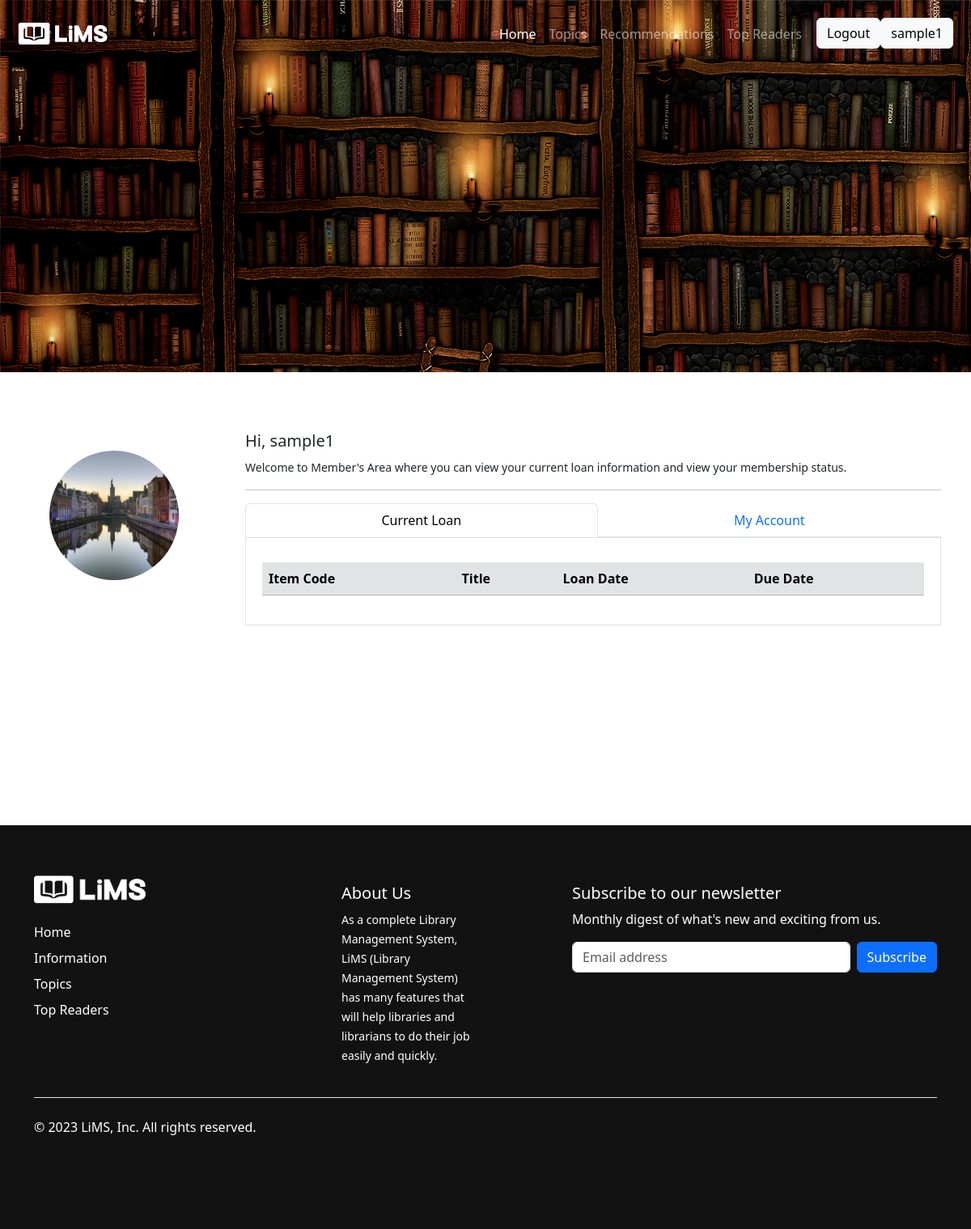
Screenshot of /profile (signed in) with the database file from the repository.
### sampleApp/models.py (models this page shows)
class User(AbstractUser):
    username = models.CharField(
        max_length=150,
        unique=True,
        default='default_username'
    )
    user_permissions = models.ManyToManyField(
        'auth.Permission',
        verbose_name='user permissions',
        blank=True,
        related_name='custom_user_set'
    )
    groups = models.ManyToManyField(
        'auth.Group',
        verbose_name='user groups',
        blank=True,
        related_name='custom_user_set'
    )
    email = models.EmailField(unique=True)
    profile_image = models.ImageField(
        upload_to='covers/profile', default='covers/profile/user.png')

### sampleApp/views.py (the view)
# urls.py: path('profile', views.profile, name="profile"),
def profile(request):
    if request.user.is_authenticated:
        user = request.user
        issued_books = BookIssue.objects.select_related(
            'book').filter(user=user)
        all_books = BookIssue.objects.select_related('book')
        all_users = User.objects.all()
        return render(request, 'profile.html', {'user': user, 'all_users': all_users, 'issued_books': issued_books, 'all_books': all_books})
    else:
        return redirect('login')

### templates/profile.html (shortened to what this page needs)
{% load static %}
<!DOCTYPE html>
<html lang="en">
  <head>
    <link
      href="https://cdn.jsdelivr.net/npm/bootstrap@5.3.1/dist/css/bootstrap.min.css"
      rel="stylesheet"
    />
  </head>
  <body>
    <div
      class="header-background"
      style="height: 460px; background-image: url(static/images/bg.jpg)"
    >
      <nav class="navbar navbar-expand-lg navbar-dark shadow-5-strong">
        <div class="container-fluid">
          <a class="navbar-brand" href="/#">
            <img
              src="{% static 'images/logo-bw.png' %}"
              alt=""
              style="height: 58px"
            />
          </a>
          <div class="collapse navbar-collapse" id="navbarText">
            <ul class="navbar-nav mb-2 mb-lg-0 justify-content-end">
              <li class="nav-item">
                <a class="nav-link active" aria-current="page" href="/#"
                  >Home</a
                >
              </li>
              <li class="nav-item">
                <a class="nav-link" href="/#topics">Topics</a>
              </li>
              <li class="nav-item">
                <a class="nav-link" href="/#recom">Recommendations</a>
              </li>
              <li class="nav-item">
                <a class="nav-link" href="/#topread">Top Readers</a>
              </li>
              {% if user.is_authenticated %}
              <li class="nav-item login-reg-btn">
                <div class="btn-group" role="group" aria-label="Basic example">
                  <a href="/logout"
                    ><button type="button" class="btn btn-light">
                      Logout
                    </button></a
                  >
                  <a href="/profile"
                    ><button type="button" class="btn btn-light">
                      {{user.username}}
                    </button></a
                  >
                </div>
              </li>
              {% endif %}
            </ul>
          </div>
        </div>
      </nav>
    </div>
    <div class="container-fluid body-content">
      <div class="d-flex user-content">
        <div class="pfp-section">
          <div class="p-4 d-flex justify-content-center">
            <img
              src="{{user.profile_image.url}}"
              class="pfp-img"
              alt=""
              style="height: 160px; width: 160px; object-fit: cover"
            />
          </div>
        </div>
        <div class="flex-grow-1 user-details">
          <h5>Hi, {{user.username}}</h5>
          <small
            >Welcome to Member's Area where you can view your current loan
            information and view your membership status.</small
          >
          <hr />
          <ul class="nav nav-tabs nav-fill" id="myTab" role="tablist">
            <li class="nav-item" role="presentation">
              <button
                class="nav-link active"
                id="current-tab"
                data-bs-toggle="tab"
                data-bs-target="#current-tab-pane"
                type="button"
                role="tab"
                aria-controls="current-tab-pane"
                aria-selected="true"
              >
                Current Loan
              </button>
            </li>
            <li class="nav-item" role="presentation">
              <button
                class="nav-link"
                id="account-tab"
                data-bs-toggle="tab"
                data-bs-target="#account-tab-pane"
                type="button"
                role="tab"
                aria-controls="account-tab-pane"
                aria-selected="false"
              >
                My Account
              </button>
            </li>
          </ul>
          <div class="tab-content" id="myTabContent">
            <div
              class="tab-pane fade show active user-tab"
              id="current-tab-pane"
              role="tabpanel"
              aria-labelledby="current-tab"
              tabindex="0"
            >
              <table class="table table-hover user-table">
                <thead>
                  <tr class="table-secondary">
                    <th scope="col">Item Code</th>
                    <th scope="col">Title</th>
                    <th scope="col">Loan Date</th>
                    <th scope="col">Due Date</th>
                  </tr>
                </thead>
              </table>
            </div>
          </div>
        </div>
      </div>
    </div>
    <div class="container-fluid footer-section">
      <div class="container">
        <footer class="py-5">
          <div class="row">
            <div class="col-6 col-md-2 mb-3">
              <h5>
                <img
                  src="{% static 'images/logo-bw-ftr.png' %}"
                  alt=""
                  height="64px"
                />
              </h5>
              <ul class="nav flex-column">
                <li class="nav-item mb-2">
                  <a href="#" class="nav-link p-0">Home</a>
                </li>
                <li class="nav-item mb-2">
                  <a href="#" class="nav-link p-0">Information</a>
                </li>
                <li class="nav-item mb-2">
                  <a href="#" class="nav-link p-0">Topics</a>
                </li>
                <li class="nav-item mb-2">
                  <a href="#" class="nav-link p-0">Top Readers</a>
                </li>
              </ul>
            </div>
            <div class="col-6 col-md-2 mb-3"></div>
            <div class="col-6 col-md-2 mb-3">
              <br />
              <h5>About Us</h5>
              <small
                >As a complete Library Management System, LiMS (Library
                Management System) has many features that will help libraries
                and librarians to do their job easily and quickly.</small
              >
            </div>
            <div class="col-md-5 offset-md-1 mb-3">
              <br />
              <form>
                <h5>Subscribe to our newsletter</h5>
                <p>Monthly digest of what's new and exciting from us.</p>
                <div class="d-flex flex-column flex-sm-row w-100 gap-2">
                  <input
                    id="newsletter1"
                    type="text"
                    class="form-control"
                    placeholder="Email address"
                  />
                  <button class="btn btn-primary" type="button">
                    Subscribe
                  </button>
                </div>
              </form>
            </div>
          </div>
          <div
            class="d-flex flex-column flex-sm-row justify-content-between py-4 my-4 border-top"
          >
            <p>© 2023 LiMS, Inc. All rights reserved.</p>
            <ul class="list-unstyled d-flex">
              <li class="ms-3">
                <a class="link-dark" href="#"
                  ><svg class="bi" width="24" height="24">
                    <use xlink:href="#twitter"></use></svg
                ></a>
              </li>
              <li class="ms-3">
                <a class="link-dark" href="#"
                  ><svg class="bi" width="24" height="24">
                    <use xlink:href="#instagram"></use></svg
                ></a>
              </li>
              <li class="ms-3">
                <a class="link-dark" href="#"
                  ><svg class="bi" width="24" height="24">
                    <use xlink:href="#facebook"></use></svg
                ></a>
              </li>
            </ul>
          </div>
        </footer>
      </div>
    </div>
  </body>
</html>

### templates/profile.html (style rules this page uses)
.navbar-nav { margin-left: auto; }
.body-content { padding-top: 3em; }
.user-content { gap: 0.5em; }
.pfp-section { background-color: #ffffff; height: 512px; padding: 25px; }
.pfp-img { border-radius: 50%; }
.login-reg-btn { margin: 0 10px; }
.user-details { background-color: #ffffff; padding: 25px; border-radius: 10px; }
.user-tab { background-color: #ffffff; border: 1px solid #dee2e6; padding: 20px; }
.user-table { margin-top: 10px; }
.footer-section { background-color: #121212; color: #ffffff; }
.footer-section a { color: #ffffff; }

### rows the page displays
User: username "sample1", profile_image (picture)
